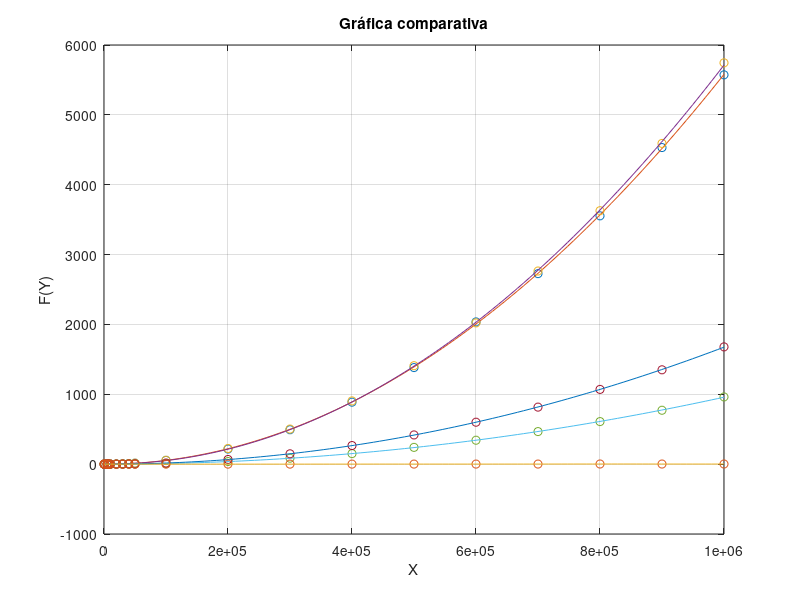

MATLAB code for this plot:
%%VALORES DE X
x=[100 1000 5000 6000 7000 10000 20000 30000 40000 50000 100000 200000 300000 400000 500000 600000 700000 800000 900000 1000000];
%Burbuja
y1=[0.0000398159 0.0040550232 0.4500827789 0.3627820015 0.2801048756 0.4958469868 1.9830169678 4.5464060307 8.5579040051 13.1853759289 54.0045180321 216.4202198982 492.6583981514 887.3273580074 1382.3008360863 2036.0591430664 2727.1764039993 3554.6288230419 4531.9394190311 5573.0537910461];
p=polyfit(x,y1,2)
xi=linspace(100,1000000);	%%ESPACIO DE PUNTOS PARA Xi
z=polyval(p,xi);				%%EVALUACION DEL POLINOMIO P EN EL ESPACIO Xi
plot(x,y1,'o',xi,z,'-'),grid;
ylabel('F(Y)');
xlabel('X');
title('Gráfica comparativa');
hold on
%Burbuja optimizada
y2=[0.0000479221 0.0039918423 0.3255298138 0.2737450600 0.2784149647 0.5687561035 2.7525928020 4.9120910168 8.7057430744 13.6320040226 55.2867679596 223.8662829399 502.1458048820 905.0724520683 1409.0471088886 2022.1863548756 2764.6340579987 3628.2308461666 4591.2611939907 5745.0044419765];
p=polyfit(x,y2,2)
z=polyval(p,xi);				%%EVALUACION DEL POLINOMIO P EN EL ESPACIO Xi
plot(x,y2,'o',xi,z,'-'),grid;
%Inserción
y3=[0.0000090599 0.0007989407 0.0228710175 0.0315489769 0.1529231071 0.2574079037 0.3961300850 0.8689219952 1.5081360340 2.3407270908 9.5618178844 37.5004539490 85.2782859802 150.6977498531 240.1637799740 342.3888659477 466.1276080608 609.2979278564 771.4945540428 962.3883550167];
p=polyfit(x,y3,2)
z=polyval(p,xi);				%%EVALUACION DEL POLINOMIO P EN EL ESPACIO Xi
plot(x,y3,'o',xi,z,'-'),grid;
%Selección
y4=[0.0000181198 0.0013468266 0.1684110165 0.1977450848 0.1977450848 0.1961019039 0.6910150051 1.5014197826 2.6849219799 4.1058280468 16.2450020313 66.8964540958 147.9996249676 266.2399590015 418.1758389473 600.2635281086 816.3263509274 1069.9553780556 1350.5419118404 1678.7060060501];
p=polyfit(x,y4,2)
z=polyval(p,xi);				%%EVALUACION DEL POLINOMIO P EN EL ESPACIO Xi
plot(x,y4,'o',xi,z,'-'),grid;
%Shell
y5=[0.0000138283 0.0002450943 0.0025119781 0.0027608871 0.0032668114 0.0055060387 0.0351011753 0.0855650902 0.0782082081 0.0656168461 0.1456658840 0.3268280029 0.4405999184 0.7241559029 0.9659461975 1.0768589973 1.2481310368 2.0317411423 1.6602230072 1.9800601006];
p=polyfit(x,y5,8)
z=polyval(p,xi);				%%EVALUACION DEL POLINOMIO P EN EL ESPACIO Xi
plot(x,y5,'o',xi,z,'-'),grid;
%Árbol binario de búsqueda
%y6=[0.120420456 0.000800848 0.008854151 0.006333113 0.109780073 0.330989838 1.30 1.59];
%p=polyfit(x,y6,4)
%z=polyval(p,xi);				%%EVALUACION DEL POLINOMIO P EN EL ESPACIO Xi
%plot(x,y6,'o',xi,z,'-'),grid;
hold off